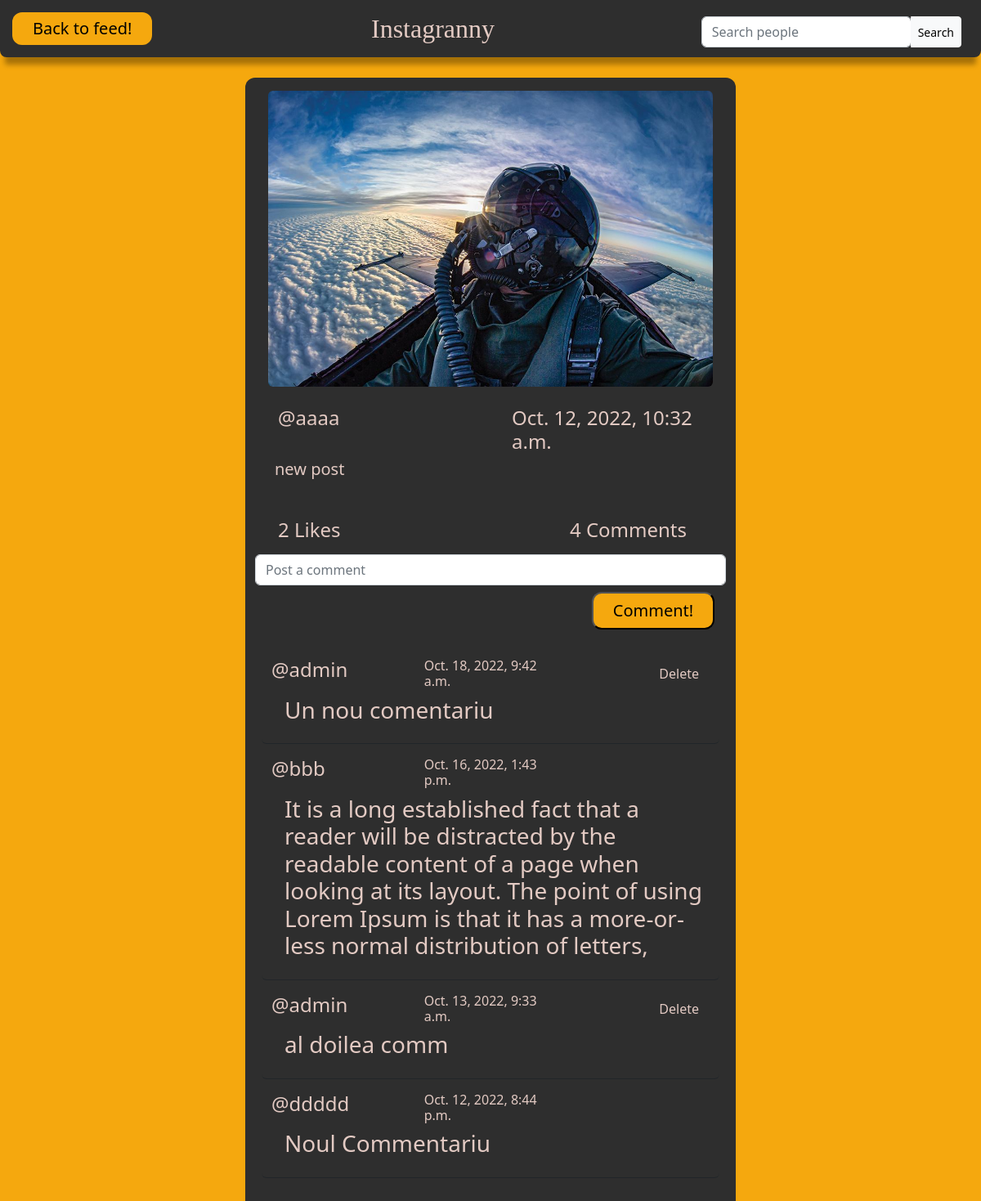
The page /post_detail/35 (signed in) on the database its author committed.
### core/models.py (models this page shows, shortened)
class Post(models.Model):
    creator = models.ForeignKey(User, on_delete=models.CASCADE, related_name = "creator")
    photo = models.ImageField(blank = True, null=True, upload_to="post_photos")
    description = models.TextField()
    created_at = models.DateTimeField(default=timezone.now)
    likes = models.ManyToManyField(User, related_name = "posts")

class Comments(models.Model):
    creator = models.ForeignKey(User, on_delete=models.CASCADE)
    post = models.ForeignKey(Post, on_delete=models.CASCADE, related_name= "comments")
    comm_text = models.TextField()
    created_at = models.DateTimeField(default=timezone.now)

### core/views.py (the view, shortened to what this page needs)
# urls.py: path("post_detail/<int:pk>", post_detail.as_view(), name = "post_detail"),
class post_detail(LoginRequiredMixin, View):
    def get(self, request,pk, *args, **kwargs):
        detailed_post = Post.objects.get(pk=pk)
        comments = Comments.objects.filter(post=detailed_post).order_by("-created_at")
        comm_form = CommForm
        context = {
            "detailed_post": detailed_post,
            "comments":comments,
            "comm_form": comm_form,
        }
        return render(request, "post_detail.html", context)

### templates/post_detail.html (shortened to what this page needs)
{%load static %}
<!DOCTYPE html>
<html style="font-size: 16px;" lang="en"><head>
    <link rel="stylesheet" href= "{% static "css/post_detail.css" %}" media="screen">
    <link href="https://cdn.jsdelivr.net/npm/bootstrap@5.2.2/dist/css/bootstrap.min.css" rel="stylesheet">
    <body class="page">
        <nav class="sticky-top">
            <a class="nav_profile" href="/feed" style="text-decoration:none; color:black">Back to feed!</a>
            <div class="nav_title" style="font-family:Lobster Two; color:rgb(227, 202, 195);">Instagranny</div>
            <form method="GET" action="{%url "people_search" %}">
                <div class="input-group mt-2 me-4">
                    <div class="form-outline">
                        <input type="search" id="form1" class="form-control" placeholder="Search people" name="query" value="{{request.GET.query}}" />
                    </div>
                    <button type="submit" class="btn btn-light btn-sm">Search</button>
                </div>
            </form>
        </nav>
        <div class="container col-lg-6 col-md-10 col-sm-11 col-xs-1">
            {%if detailed_post.photo%}
            <img class="m-3 rounded-2" src="{{detailed_post.photo.url}}"/>
            {%endif%}
            <div class="row ms-3 mt-2">
                <h4 class = "col"><a href="{% url "profile" detailed_post.creator.profile.pk %}" style="text-decoration:none; color:rgb(227, 202, 195)">@{{detailed_post.creator}}</a></h4>
                <h4 class = "col" style="color:rgb(227, 202, 195)">{{detailed_post.created_at}}</h4>
            </div>
            <p class="h5 ms-4 me-4 mb-5" style="color:rgb(227, 202, 195)">{{detailed_post.description}}</p>
            <div class="row ms-3">
                    <h4 class="col" style="color:rgb(227, 202, 195)">{{detailed_post.likes.all.count}} Likes</h4>
                    <div class="col">
                        <h4 class="me-5 float-end" style="color:rgb(227, 202, 195)">{{comments.all.count}} Comments</h4>
                    </div>
            </div>
            <div class="">
                <div class="form-control-plaintext">
                    <form action="" method="POST" >
                    {{comm_form.comm_text}}
                    <div class="row">
                        <div class="col-8"></div>
                        <button type="submit" class="col-3 comm_button mt-2 ms-4">Comment!</button>
                    </div>
                    </form>
                </div>
            </div>
            <div class="mb-5">
                {%for comment in comments%}
                    <div class="row gy-6  ms-2 me-2 mt-3 border-bottom rounded-2 border-dark">
                        <div class="col" name="comment">
                            <div class="row">
                                <div class="col  h4"><a href="{% url "profile" comment.creator.profile.id %}" style="text-decoration:none; color:rgb(227, 202, 195)">@{{comment.creator}}</a></div>
                                <div class="col h6" style="color:rgb(227, 202, 195)">{{comment.created_at}}</div>
                                <div class="col">
                                    {%if comment.creator.profile.user == request.user%}
                                    <button class="btn float-end"><a href="{% url "comment_delete" comment.pk%}" style="text-decoration:none; color:rgb(227, 202, 195)">Delete</a></button>
                                    {%endif%}
                                </div>
                            </div>
                            <div class="row  h3 ms-1" ><p style="color:rgb(227, 202, 195)">{{comment.comm_text}}</p></div>
                        </div>
                    </div>
                {% endfor%}
            </div>
        </div>
    </body>
</html>

### static/css/post_detail.css (style rules this page uses)
body.page { background-color: rgb(245, 168, 14); }
nav { display: flex; justify-content: space-between; align-items: center; position:sticky; background-color: rgb(46, 46, 46); border-bottom-left-radius: 8px; border-bottom-right-radius: 8px; box-shadow: 0 15px 6px -6px rgb(166, 113, 8); }
.nav_profile { font-size: 20px; padding: 5px 25px; background-color:rgb(245, 168, 14); border-radius:12px; margin: 15px; }
.nav_title { font-size:xx-large; color: rgb(38, 38, 38); }
.comm_button { font-size: 20px; padding: 1% 3%; background-color:rgb(245, 168, 14); border-radius:12px; float:right; margin-bottom: 2%; }
.container { display: flex; flex-direction: column; height:fit-content; background-color: rgb(46, 46, 46); margin:25px; border-radius: 12px; width: 30%; justify-content:center; box-shadow: 0 15px 6px -6px rgb(166, 113, 8); }

### rows shown on the page
Post: photo (picture), creator "aaaa", created_at "Oct. 12, 2022, 10:32 a.m.", description "new post", likes.all.count "2"
Comments: creator "admin", created_at "Oct. 18, 2022, 9:42 a.m.", shows "Delete", comm_text "Un nou comentariu"
Comments: creator "bbb", created_at "Oct. 16, 2022, 1:43 p.m.", comm_text "It is a long established fact that a reader will be distracted by the readable content of a page when looking at its layout. The point of using Lorem Ipsum is that it has a more-or-less normal distribution of letters,"
Comments: creator "admin", created_at "Oct. 13, 2022, 9:33 a.m.", shows "Delete", comm_text "al doilea comm"
Comments: creator "ddddd", created_at "Oct. 12, 2022, 8:44 p.m.", comm_text "Noul Commentariu"

### other values the page prints
{{ comments.all.count }} "4"
